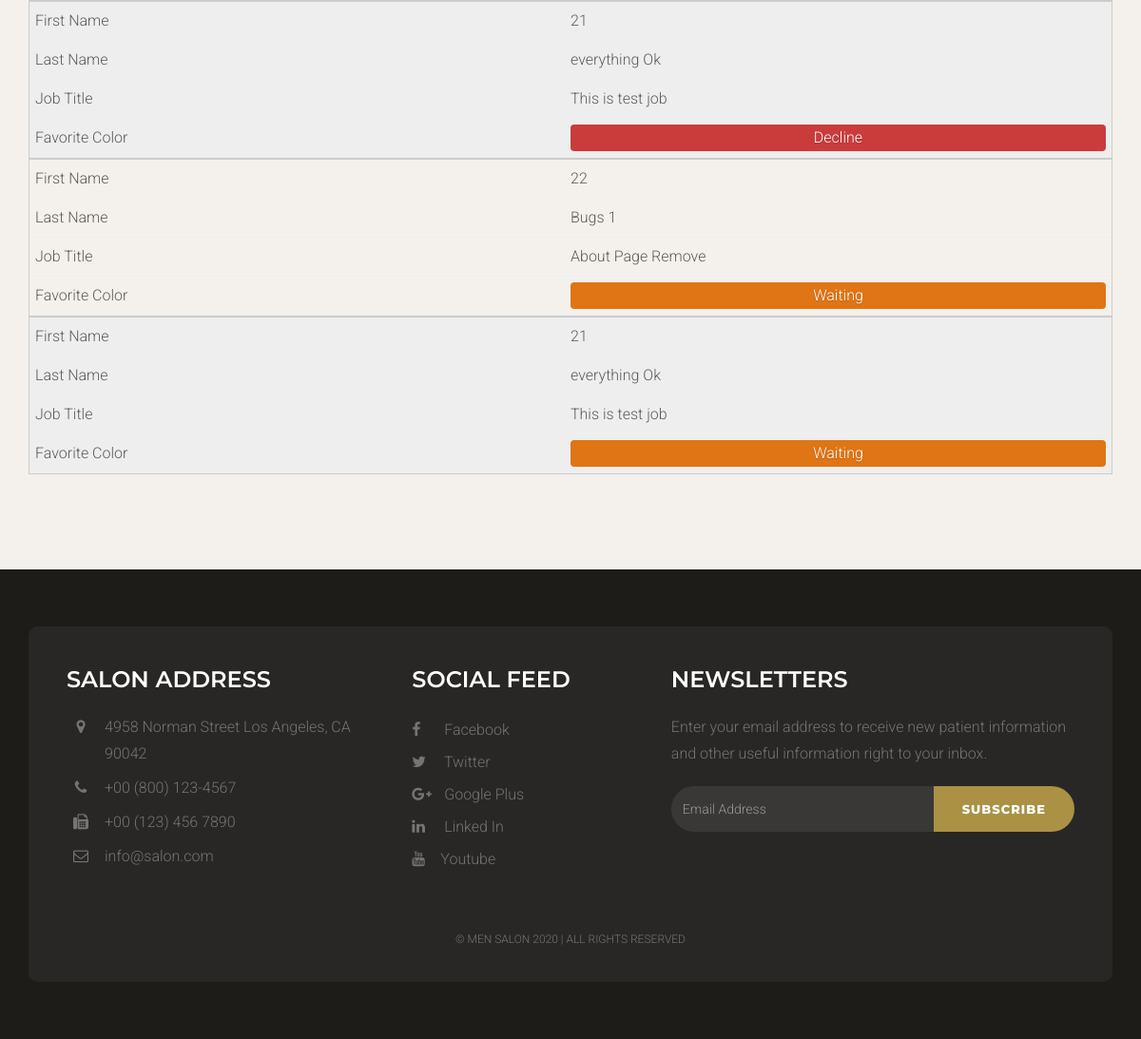
The app's page /job/request (signed in, lower part), older data.
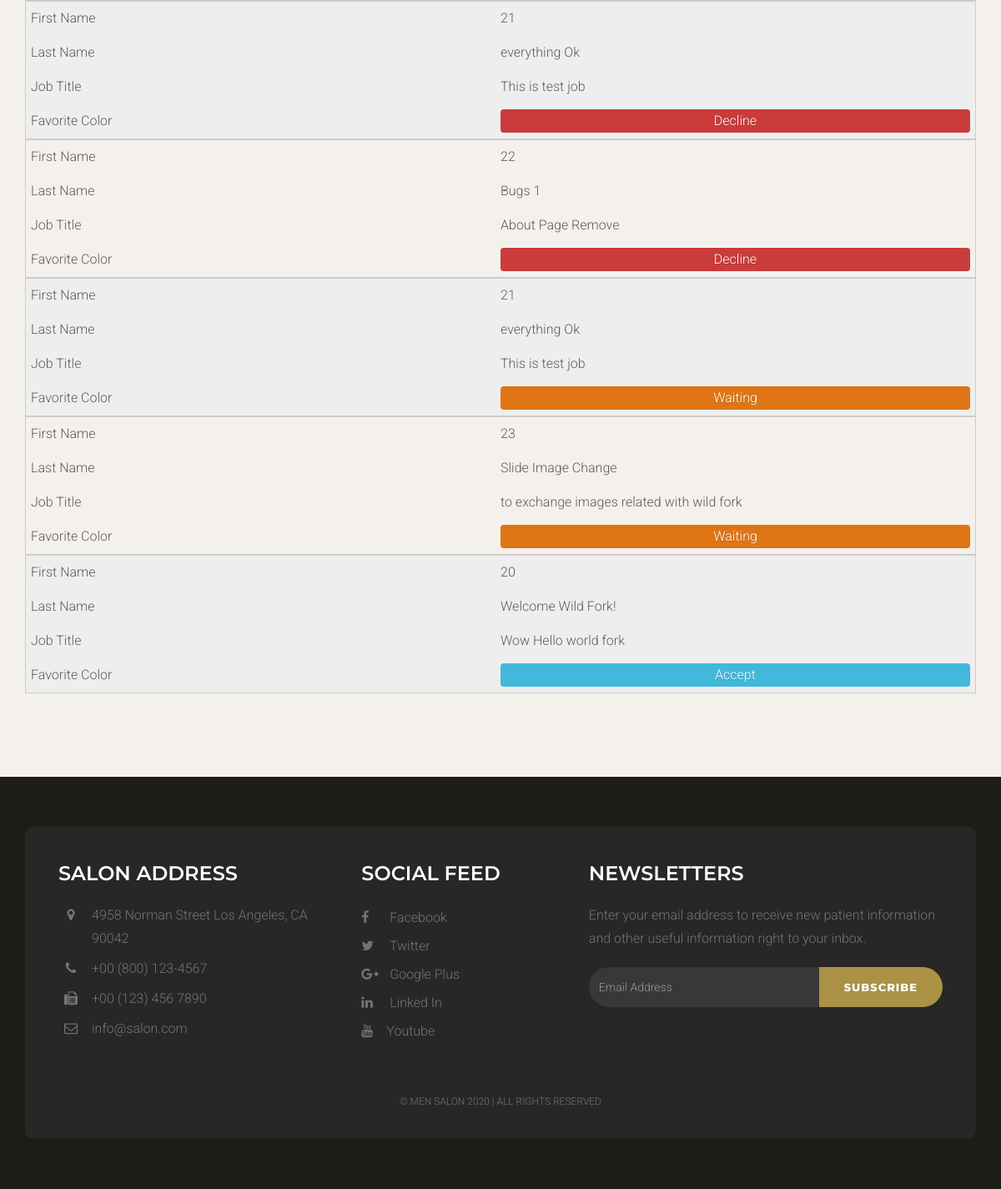
The same page, newer data.
### staffapp/models.py (models this page shows, shortened)
class Requestjob(models.Model):
    user = models.ForeignKey('auth.User')
    job = models.ForeignKey('Job')
    status = models.CharField(max_length=9, choices=REQUEST_STATUS_CHOICES, default="WT")
    processed = models.BooleanField(default =0)
    created_date = models.DateTimeField(
            default=timezone.now)
    published_date = models.DateTimeField(
            blank=True, null=True)

class Job(models.Model):
    writer = models.ForeignKey('auth.User')
    email = models.CharField(max_length=200)
    title = models.CharField(max_length=200)
    location = models.CharField(max_length=300)
    category = models.CharField(max_length=200)
    tags = models.CharField(max_length=200)
    description = models.TextField()
    companyName = models.CharField(max_length=100)
    website = models.CharField(max_length=100)
    tagline = models.CharField(max_length=200)
    start_time = models.TimeField(default=timezone.now)
    end_time = models.TimeField(default=timezone.now)
    created_date = models.DateTimeField(
            default=timezone.now)
    published_date = models.DateTimeField(
            blank=True, null=True)

### staffapp/views.py (the view)
# urls.py: url(r'job/request', views.requestJob, name='requestjob'),
@login_required
def requestJob(request):
    if request.method == 'POST':
        jobid = int(request.POST['job_id'])
        job = Job.objects.filter(id=jobid)
        if (not job):
            return JsonResponse({'result': false})
        newReqjob = Requestjob(user=request.user, job=job[0])
        newReqjob.save()
        return JsonResponse({'result': newReqjob.id})
    else:
        requestjobs = Requestjob.objects.filter(user=request.user)
        return render(request, 'requestjoblist.html', {'requestjobs': requestjobs})

### staffapp/templates/requestjoblist.html (shortened to what this page needs)
{% extends 'layouts/base.html' %}
{% load staticfiles %}
{% block content %}
    <div class="space-medium bg-default">
        <div class="container">
            <table>
                <tbody>
                    {% for request in requestjobs %}
                    <tr>
                        <td>{{request.job.id}}</td>
                        <td>{{request.job.title}}</td>
                        <td>{{request.job.description}}</td>
                        <td>
                            {% if request.status == 'AC' %}
                            <p class="button-secondary">Accept</p>
                            {% elif request.status == 'DE' %}
                            <p class="button-error">Decline</p>
                            {% else %}
                            <p class="button-warning">Waiting</p>
                            {% endif %}
                        </td>
                    </tr>
                    {% endfor %}
                </tbody>
            </table>
        </div>
    </div>
    {% include 'layouts/footer.html' %}
{% endblock %}

Row changes from the older to the newer data that the page shows:
changed Requestjob "Bugs 1": status "Waiting" → "Decline"
added Requestjob: job.id "23", job "Slide Image Change", job.description "to exchange images related with wild fork", status "Waiting"
added Requestjob: job.id "20", job "Welcome Wild Fork!", job.description "Wow Hello world fork", status "Accept"
